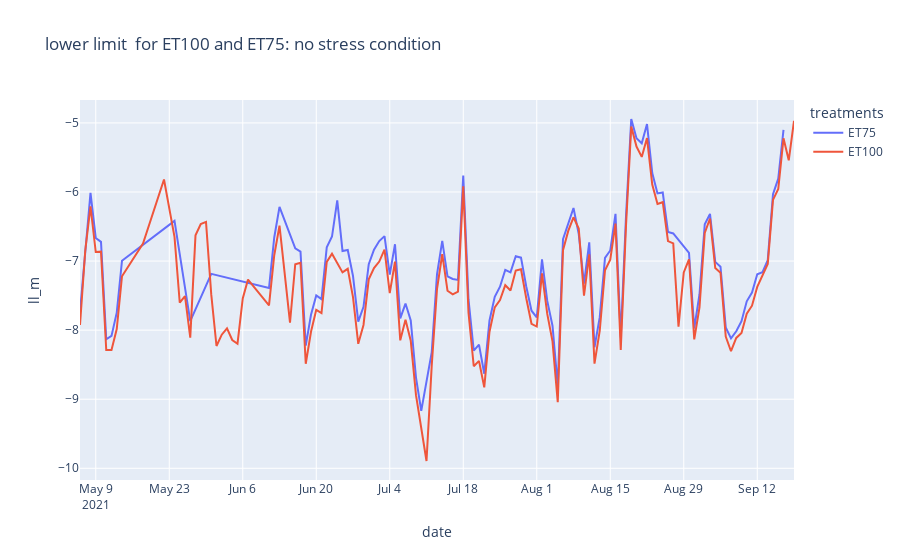

Here is the notebook cell this chart was saved with:
### Code cell
## Check lower limit for both treatments
fig = px.line(
    cwsi_both, x="date", y="ll_m", color='treatments',  title="lower limit  for ET100 and ET75: no stress condition"
)
fig.show()
